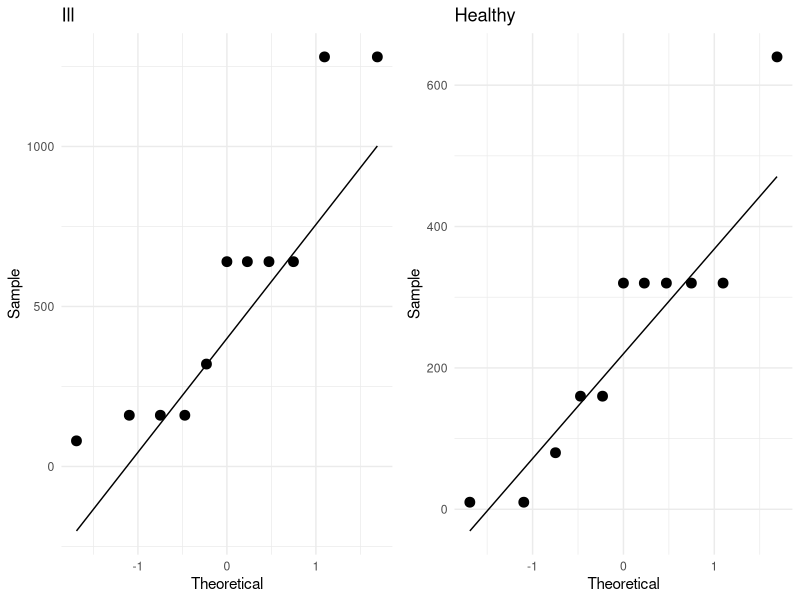

Here is the R script that generated this plot:
library(tidyverse)
library(ggpubr)

ill <- c(640, 160, 1280, 320, 80, 640, 640, 160, 1280, 640, 160)
healthy <- c(10, 320, 160, 160, 320, 320, 10, 320, 320, 80, 640)

i <- tibble(ill)
h <- tibble(healthy)

p1 <- ggplot(data=i, aes(sample=ill)) +
  stat_qq(size=3) + 
  stat_qq_line() + 
  xlab("Theoretical") +
  ylab("Sample") +
  ggtitle("Ill")+
  theme_minimal()

p2 <- ggplot(data=h, aes(sample=healthy)) +
  stat_qq(size=3) + 
  stat_qq_line() + 
  xlab("Theoretical") +
  ylab("Sample") +
  ggtitle("Healthy")+
  theme_minimal()

both <- ggarrange(p1, p2, ncol=2, nrow=1)
both

#ggsave("/Users/sseals/Desktop/L71fig1.png")

outcome <- c(640, 160, 1280, 320, 80, 640, 640, 160, 1280, 640, 160,
             10, 320, 160, 160, 320, 320, 10, 320, 320, 80, 640)
healthy <- c(rep(0,11), rep(1,11))

data <- tibble(outcome, healthy)

wilcox.test(data$outcome~data$healthy, exact = FALSE, alternative="greater")
# assign the alternative "greater" because we want to know if the 
# ill group (healthy=0) is greater than the healthy group (healthy=1)
# R will do the comparison in the order that it sees the grouping
# and it sees the 0 group first
